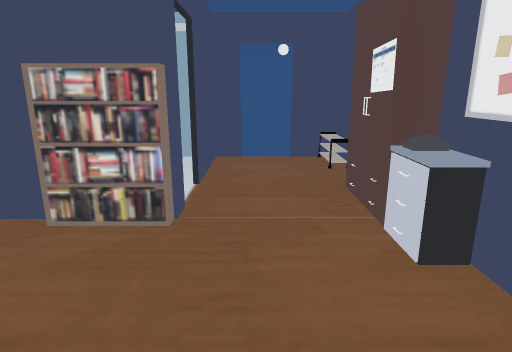
View 1 (above)

12 first-person views from a walk through a 3-D level made in the Unity game engine. The camera is 1.4 m above the floor, tilts 14° down and sees 75° across. The floor is counted in squares, 0.5 m on a side. Each view is taken from the middle of a square. On the plan, view 1 faces up. The plan holds only what a view shows up to about 20 squares ahead; the rest is blank. The player character is not drawn. Door leaves are left out, so doorways stand open.

View 2
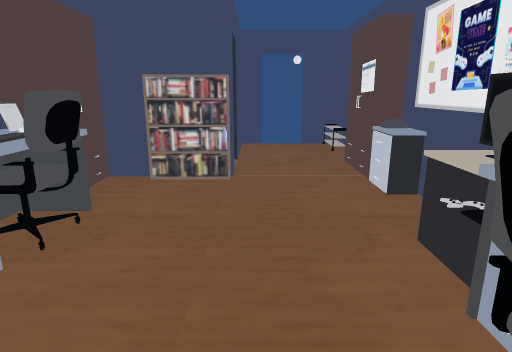

View 3
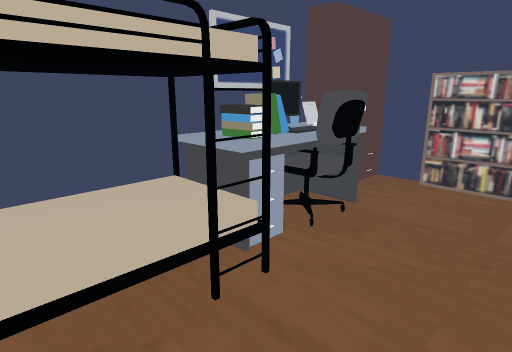

View 4
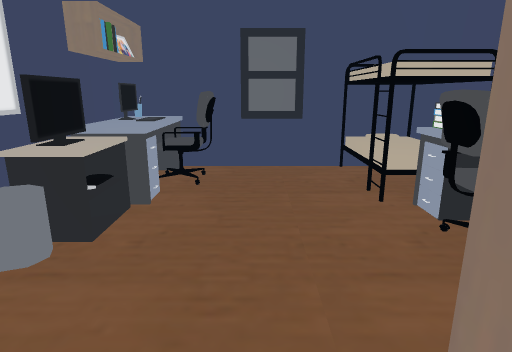

View 5
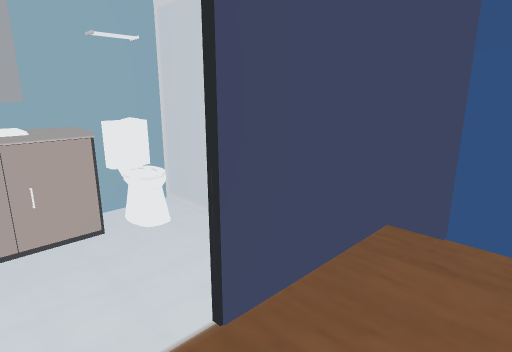

View 6
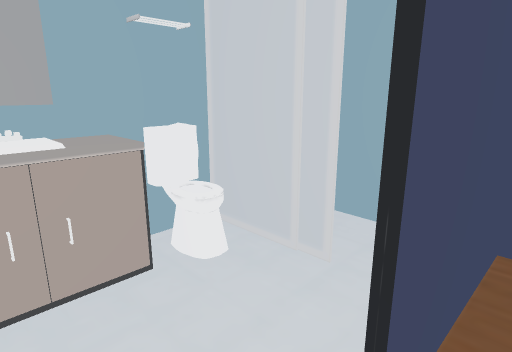

View 7
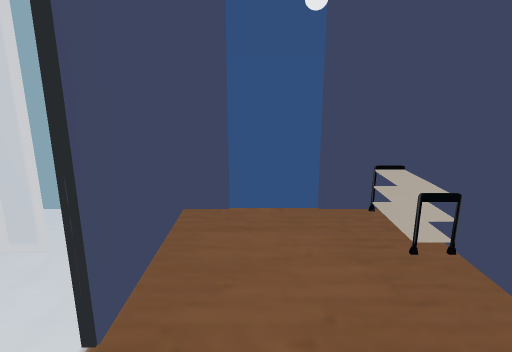

View 8
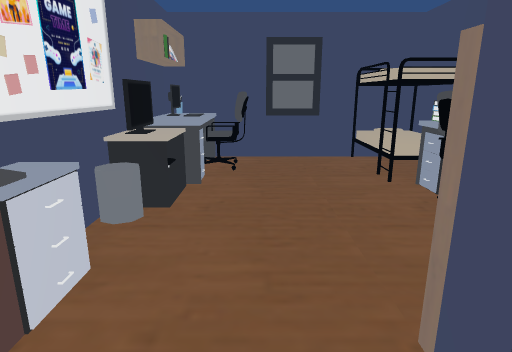

View 9
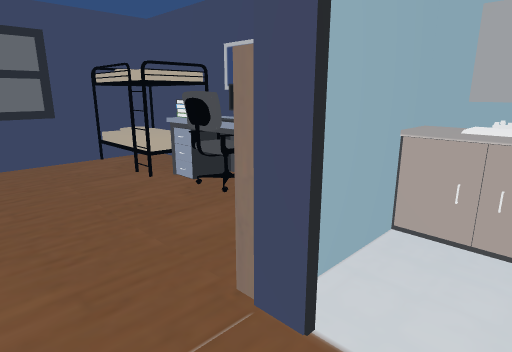

View 10
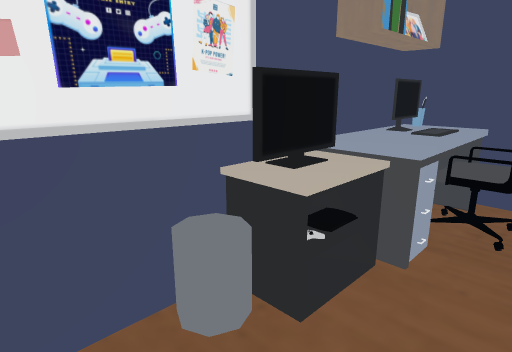

View 11
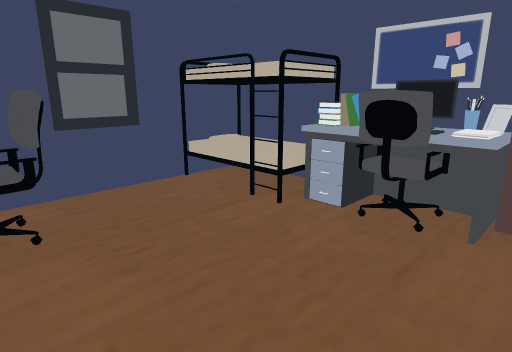

View 12
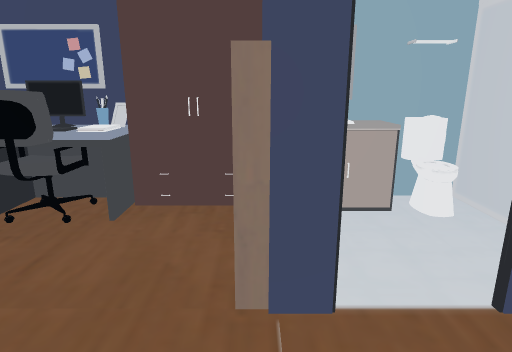

### Floor plan
Key: @ floor where view 1 was taken; # wall or solid block; x gap in a wall; . floor; D open door; = window, fence, low wall or low ledge; ^ raised ledge; C cabinet; B bookshelf; P phone; T table; K keyboard; H chair; S books; E bed; I sink; O other object.
Columns run from 7 left of view 1 to 4 right of it. Each row starts with its distance up from view 1.
 15   ####xDD###
 14   ...#....O#
 13 ####.#....O#
 12 ### .#.....#
 11 ##=..#.....#
 10 ^^...D....C
  9 #I...D....C
  8 #I...D....C
  7 ###BB#....C#
  6  C........P#
  5  C........^#
  4 #CT....... #
  3 #TO.......=#
  2 #KHH.....^##
  1 #SO......^##
  0 #SS....@.T##
 -1 EEEE.....TT#
 -2 #EEE...HOKT#
 -3 #EEE...HOKT#
 -4 #EEE.....TT#
 -5 ############

Positions as (right, up) in squares from view 1, and headings:
1: (0, 0), facing up
2: (-1, -4), facing up
3: (-1, -4), facing up-left
4: (-1, 8), facing down
5: (1, 8), facing up-left
6: (-1, 8), facing up-left
7: (0, 7), facing up
8: (0, 10), facing down
9: (1, 10), facing down-left
10: (0, 5), facing down-right
11: (2, 5), facing down-left
12: (2, 7), facing left
